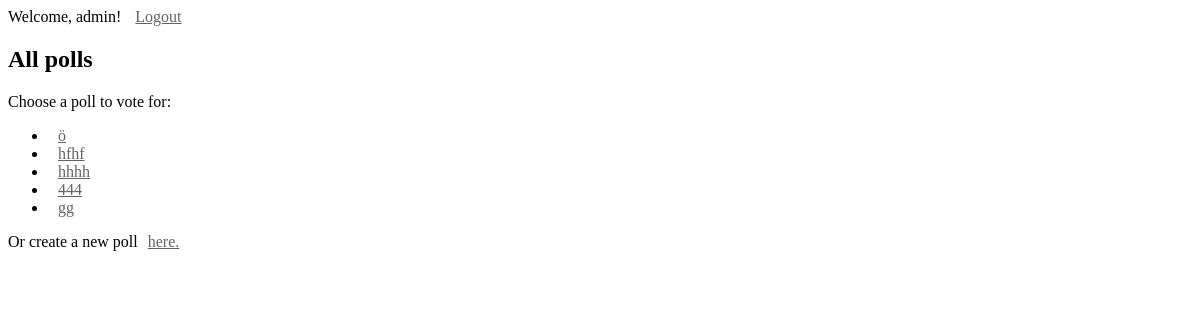
Before: /polls/ (signed in) with the older database file.
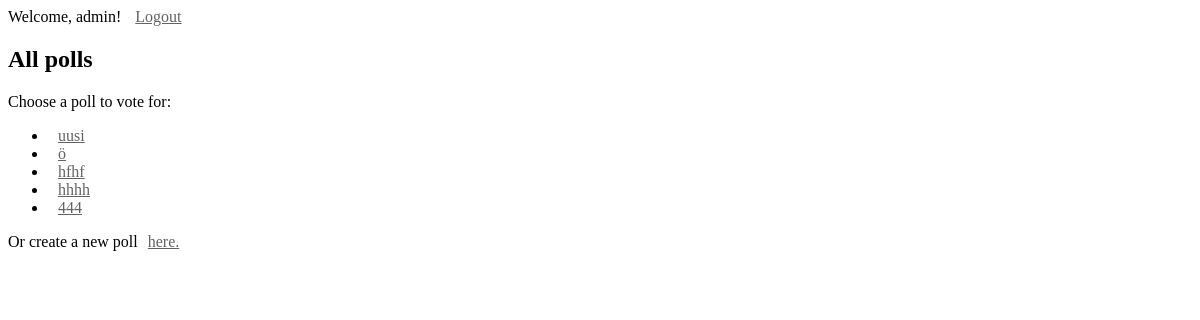
After: the same page with the newer database file.
### polls/models.py (models this page shows, shortened)
class Question(models.Model):
    question_text = models.CharField(max_length=200)
    pub_date = models.DateTimeField('date published')
    def was_published_recently(self):
        now = timezone.now()
        return now - datetime.timedelta(days=1) <= self.pub_date <= now
    was_published_recently.admin_order_field = 'pub_date'
    was_published_recently.boolean = True
    was_published_recently.short_description = 'Published recently?'

### polls/views.py (the view)
# urls.py: path('', views.IndexView.as_view(), name='index'),
class IndexView(generic.ListView):
    template_name = 'polls/index.html'
    context_object_name = 'latest_question_list'
    def get_queryset(self):
        return Question.objects.filter(
            pub_date__lte=timezone.now()
        ).order_by('-pub_date')[:5]

### polls/templates/polls/index.html
{% load static %}
<link rel="stylesheet" type="text/css" href="{% static 'polls/style.css' %}">
{% if user.is_authenticated %}
  <p>Welcome, {{ user.username }}! <a href="{% url 'polls:logout' %}">Logout</a></p>
  <h2>All polls</h2>
  {% if latest_question_list %}
  <p>Choose a poll to vote for:</p>
  <ul>
  {% for question in latest_question_list %}
      <li><a href="{% url 'polls:detail' question.id %}">{{ question.question_text }}</a></li>
  {% endfor %}
  </ul>
  {% else %}
      <p>No polls are available.</p>
  {% endif %}
  <p>
  <p>Or create a new poll<a href="{% url 'polls:add' %}">here.</a></p>
{% else %}
  <h2>Welcome to the Polls app!</h2>
  <p>Please log in or register first.</p>
  <p><a href="{% url 'polls:login' %}">Login</a> | <a href="{% url 'polls:register' %}">Register</a></p>
{% endif %}

### polls/static/polls/style.css (style rules this page uses)
a { color: rgb(99, 99, 99); padding: 10 10 10 10; }

Changed rows visible on the page:
no longer on this page (row unchanged): Question: question_text "gg"
added Question: question_text "uusi"
